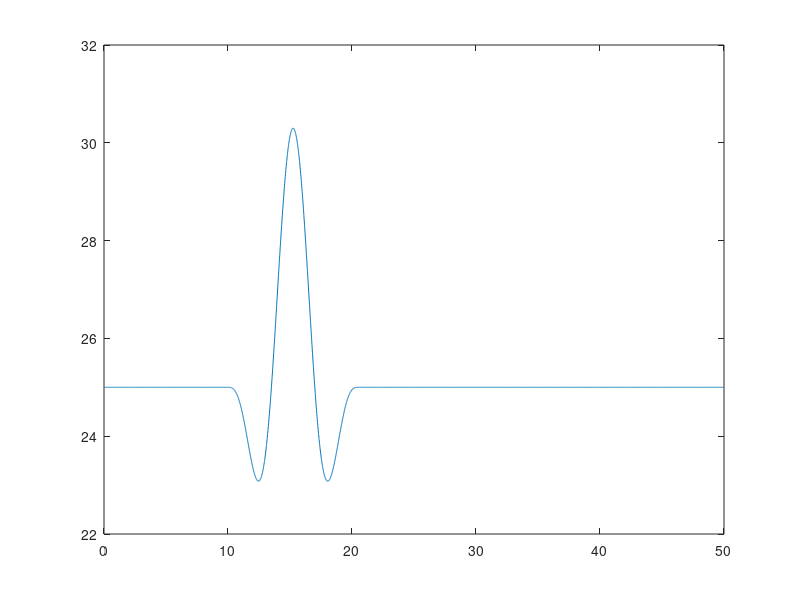

Reproduce this figure in MATLAB. (Note: this script raises an error after producing the figure.)
clear all;
close all;
clc;

%%
FileName = 'EOG_URef_25';

%% Preprocessing
% time
T           = 50;                   % [s]   simulation length
dt          = 1/100;               	% [s]   simulation time step

% wind
V_hub       = 25;                   % [m/s] mean wind speed at hub height 
T_gust      = 10.5;                 % [s]   length of EOG
t_start     = 10;                   % [s]   time when EOG should start
V_ref       = 50;                   % [m/s] reference wind speed average over 10 min
I_ref       = 0.14;                 % [-]   expected value of the turbulence intensity at 15 m/s
D           = 240;                  % [m]   rotor diameter

% calculation of wind signals
t           = 0:dt:T-dt;

% Longitudinal scale parameter at hub height (assuming hub height >60 m)
lambda1     = 42;

% Extreme Operational Gust (EOG) definition
sigma1      = I_ref * (0.75*V_hub + 5.6);
V_e50     	= 1.4*V_ref;
V_e1      	= 0.8*V_e50;
V_gust      = min([1.35*(V_e1-V_hub), 3.3*(sigma1/(1+0.1*D/lambda1))]);

% EOG wind speed vector
u           = zeros(1, length(t));
for iTimeStep = 1:length(t)
    if (t(iTimeStep) >= t_start) && (t(iTimeStep) <= t_start+T_gust)
        t_EOG           = t(iTimeStep) - t_start;
        u(iTimeStep)    = V_hub-0.37*V_gust*sin(3*pi*t_EOG/T_gust)*(1-cos(2*pi*t_EOG/T_gust));
    else
        u(iTimeStep)    = V_hub;
    end
end


figure()
plot(t,u)


% Some variables required in the Type 4 wind: Bladed style
HubHeight   = 150;
dy          = 150;
dz          = 150;
Ny          = 3;
Nz          = 3;
URef        = V_hub;
zOffset     = HubHeight;
z0          = 0.1;          % the rougthness length, not really used


SummVars(1) = HubHeight;    % HubHeight
SummVars(3) = URef;

velocity    = zeros(max(size(t)),3,Ny,Nz);
% prepare to write out
for iy = 1:Ny
    for iz = 1:Nz
        velocity(:,1,iy,iz) = u;
    end
end

% here we use std u for v and w components, to avoid dividing by zero
SummVars(4) = std(squeeze(velocity(:,1,1,1)))/URef*100;
SummVars(5) = std(squeeze(velocity(:,1,1,1)))/URef*100;
SummVars(6) = std(squeeze(velocity(:,1,1,1)))/URef*100;

disp('Exporting rotor plane wind field as ".wnd" binary files...')
% write the .wnd
WriteBLgrid([FileName '.wnd'], velocity, dy, dz, dt, zOffset, z0, SummVars)

% Now write a sum file
fileID    = fopen([FileName '.sum'],'w');
fprintf(fileID,'This summary file is not complete it only contains required information for the OpenFAST');
fprintf(fileID,'\n');
fprintf(fileID,'F        Clockwise rotation when looking downwind?\n');
fprintf(fileID,[num2str(SummVars(1)) '  Hub height [m] \n']);
fprintf(fileID,['UBar   =  ' num2str(SummVars(3)) ' m/s \n']);
fprintf(fileID,['TI(u)  =  ' num2str(SummVars(4)) ' %%\n']);
fprintf(fileID,['TI(v)  =  ' num2str(SummVars(5)) ' %%\n']);
fprintf(fileID,['TI(w)  =  ' num2str(SummVars(6)) ' %%\n']);
fprintf(fileID,['Height Offset =  ' num2str(0) ' m\n']);
fprintf(fileID,'Creating a PERIODIC output file.');
fclose(fileID);
